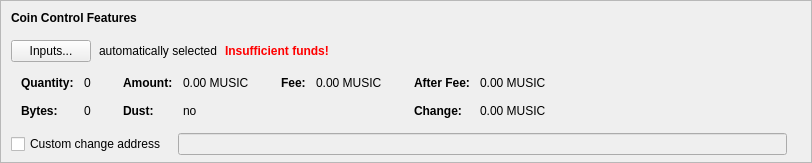
    <widget class="QFrame" name="frameCoinControl">
     <property name="sizePolicy">
      <sizepolicy hsizetype="Expanding" vsizetype="Expanding">
       <horstretch>0</horstretch>
       <verstretch>0</verstretch>
      </sizepolicy>
     </property>
     <property name="maximumSize">
      <size>
       <width>16777215</width>
       <height>16777215</height>
      </size>
     </property>
     <property name="frameShape">
      <enum>QFrame::StyledPanel</enum>
     </property>
     <property name="frameShadow">
      <enum>QFrame::Sunken</enum>
     </property>
     <layout class="QVBoxLayout" name="verticalLayoutCoinControl2">
      <property name="spacing">
       <number>0</number>
      </property>
      <property name="leftMargin">
       <number>0</number>
      </property>
      <property name="topMargin">
       <number>0</number>
      </property>
      <property name="rightMargin">
       <number>0</number>
      </property>
      <property name="bottomMargin">
       <number>6</number>
      </property>
      <item>
       <layout class="QVBoxLayout" name="verticalLayoutCoinControl" stretch="0,0,0,0,1">
        <property name="spacing">
         <number>0</number>
        </property>
        <property name="leftMargin">
         <number>10</number>
        </property>
        <property name="topMargin">
         <number>10</number>
        </property>
        <item>
         <layout class="QHBoxLayout" name="horizontalLayoutCoinControl1">
          <property name="bottomMargin">
           <number>15</number>
          </property>
          <item>
           <widget class="QLabel" name="labelCoinControlFeatures">
            <property name="sizePolicy">
             <sizepolicy hsizetype="Preferred" vsizetype="Maximum">
              <horstretch>0</horstretch>
              <verstretch>0</verstretch>
             </sizepolicy>
            </property>
            <property name="font">
             <font>
              <weight>75</weight>
              <bold>true</bold>
             </font>
            </property>
            <property name="styleSheet">
             <string notr="true">font-weight:bold;</string>
            </property>
            <property name="text">
             <string>Coin Control Features</string>
            </property>
           </widget>
          </item>
         </layout>
        </item>
        <item>
         <layout class="QHBoxLayout" name="horizontalLayoutCoinControl2" stretch="0,0,0,0">
          <property name="spacing">
           <number>8</number>
          </property>
          <property name="bottomMargin">
           <number>10</number>
          </property>
          <item>
           <widget class="QPushButton" name="pushButtonCoinControl">
            <property name="styleSheet">
             <string notr="true"/>
            </property>
            <property name="text">
             <string>Inputs...</string>
            </property>
            <property name="autoDefault">
             <bool>false</bool>
            </property>
           </widget>
          </item>
          <item>
           <widget class="QLabel" name="labelCoinControlAutomaticallySelected">
            <property name="text">
             <string>automatically selected</string>
            </property>
            <property name="margin">
             <number>5</number>
            </property>
           </widget>
          </item>
          <item>
           <widget class="QLabel" name="labelCoinControlInsuffFunds">
            <property name="font">
             <font>
              <weight>75</weight>
              <bold>true</bold>
             </font>
            </property>
            <property name="styleSheet">
             <string notr="true">color:red;font-weight:bold;</string>
            </property>
            <property name="text">
             <string>Insufficient funds!</string>
            </property>
            <property name="margin">
             <number>5</number>
            </property>
           </widget>
          </item>
          <item>
           <spacer name="horizontalSpacerCoinControl">
            <property name="orientation">
             <enum>Qt::Horizontal</enum>
            </property>
            <property name="sizeHint" stdset="0">
             <size>
              <width>40</width>
              <height>1</height>
             </size>
            </property>
           </spacer>
          </item>
         </layout>
        </item>
        <item>
         <widget class="QWidget" name="widgetCoinControl" native="true">
          <property name="sizePolicy">
           <sizepolicy hsizetype="Preferred" vsizetype="Preferred">
            <horstretch>0</horstretch>
            <verstretch>0</verstretch>
           </sizepolicy>
          </property>
          <property name="minimumSize">
           <size>
            <width>0</width>
            <height>0</height>
           </size>
          </property>
          <property name="styleSheet">
           <string notr="true"/>
          </property>
          <layout class="QHBoxLayout" name="horizontalLayoutCoinControl5">
           <property name="leftMargin">
            <number>0</number>
           </property>
           <property name="topMargin">
            <number>0</number>
           </property>
           <property name="rightMargin">
            <number>0</number>
           </property>
           <property name="bottomMargin">
            <number>0</number>
           </property>
           <item>
            <layout class="QHBoxLayout" name="horizontalLayoutCoinControl3" stretch="0,0,0,1">
             <property name="spacing">
              <number>20</number>
             </property>
             <property name="topMargin">
              <number>0</number>
             </property>
             <property name="bottomMargin">
              <number>10</number>
             </property>
             <item>
              <layout class="QFormLayout" name="formLayoutCoinControl1">
               <property name="horizontalSpacing">
                <number>10</number>
               </property>
               <property name="verticalSpacing">
                <number>14</number>
               </property>
               <property name="leftMargin">
                <number>10</number>
               </property>
               <property name="topMargin">
                <number>4</number>
               </property>
               <property name="rightMargin">
                <number>6</number>
               </property>
               <item row="0" column="0">
                <widget class="QLabel" name="labelCoinControlQuantityText">
                 <property name="font">
                  <font>
                   <weight>75</weight>
                   <bold>true</bold>
                  </font>
                 </property>
                 <property name="text">
                  <string>Quantity:</string>
                 </property>
                 <property name="margin">
                  <number>0</number>
                 </property>
                </widget>
               </item>
               <item row="0" column="1">
                <widget class="QLabel" name="labelCoinControlQuantity">
                 <property name="cursor">
                  <cursorShape>IBeamCursor</cursorShape>
                 </property>
                 <property name="contextMenuPolicy">
                  <enum>Qt::ActionsContextMenu</enum>
                 </property>
                 <property name="text">
                  <string notr="true">0</string>
                 </property>
                 <property name="margin">
                  <number>0</number>
                 </property>
                 <property name="textInteractionFlags">
                  <set>Qt::LinksAccessibleByMouse|Qt::TextSelectableByKeyboard|Qt::TextSelectableByMouse</set>
                 </property>
                </widget>
               </item>
               <item row="1" column="0">
                <widget class="QLabel" name="labelCoinControlBytesText">
                 <property name="font">
                  <font>
                   <weight>75</weight>
                   <bold>true</bold>
                  </font>
                 </property>
                 <property name="text">
                  <string>Bytes:</string>
                 </property>
                </widget>
               </item>
               <item row="1" column="1">
                <widget class="QLabel" name="labelCoinControlBytes">
                 <property name="cursor">
                  <cursorShape>IBeamCursor</cursorShape>
                 </property>
                 <property name="contextMenuPolicy">
                  <enum>Qt::ActionsContextMenu</enum>
                 </property>
                 <property name="text">
                  <string notr="true">0</string>
                 </property>
                 <property name="textInteractionFlags">
                  <set>Qt::LinksAccessibleByMouse|Qt::TextSelectableByKeyboard|Qt::TextSelectableByMouse</set>
                 </property>
                </widget>
               </item>
              </layout>
             </item>
             <item>
              <layout class="QFormLayout" name="formLayoutCoinControl2">
               <property name="horizontalSpacing">
                <number>10</number>
               </property>
               <property name="verticalSpacing">
                <number>14</number>
               </property>
               <property name="leftMargin">
                <number>6</number>
               </property>
               <property name="topMargin">
                <number>4</number>
               </property>
               <property name="rightMargin">
                <number>6</number>
               </property>
               <item row="0" column="0">
                <widget class="QLabel" name="labelCoinControlAmountText">
                 <property name="font">
                  <font>
                   <weight>75</weight>
                   <bold>true</bold>
                  </font>
                 </property>
                 <property name="text">
                  <string>Amount:</string>
                 </property>
                 <property name="margin">
                  <number>0</number>
                 </property>
                </widget>
               </item>
               <item row="0" column="1">
                <widget class="QLabel" name="labelCoinControlAmount">
                 <property name="cursor">
                  <cursorShape>IBeamCursor</cursorShape>
                 </property>
                 <property name="contextMenuPolicy">
                  <enum>Qt::ActionsContextMenu</enum>
                 </property>
                 <property name="text">
                  <string notr="true">0.00 MUSIC</string>
                 </property>
                 <property name="textInteractionFlags">
                  <set>Qt::LinksAccessibleByMouse|Qt::TextSelectableByKeyboard|Qt::TextSelectableByMouse</set>
                 </property>
                </widget>
               </item>
               <item row="1" column="0">
                <widget class="QLabel" name="labelCoinControlLowOutputText">
                 <property name="font">
                  <font>
                   <weight>75</weight>
                   <bold>true</bold>
                  </font>
                 </property>
                 <property name="text">
                  <string>Dust:</string>
                 </property>
                </widget>
               </item>
               <item row="1" column="1">
                <widget class="QLabel" name="labelCoinControlLowOutput">
                 <property name="cursor">
                  <cursorShape>IBeamCursor</cursorShape>
                 </property>
                 <property name="contextMenuPolicy">
                  <enum>Qt::ActionsContextMenu</enum>
                 </property>
                 <property name="text">
                  <string notr="true">no</string>
                 </property>
                 <property name="textInteractionFlags">
                  <set>Qt::LinksAccessibleByMouse|Qt::TextSelectableByKeyboard|Qt::TextSelectableByMouse</set>
                 </property>
                </widget>
               </item>
              </layout>
             </item>
             <item>
              <layout class="QFormLayout" name="formLayoutCoinControl3">
               <property name="horizontalSpacing">
                <number>10</number>
               </property>
               <property name="verticalSpacing">
                <number>14</number>
               </property>
               <property name="leftMargin">
                <number>6</number>
               </property>
               <property name="topMargin">
                <number>4</number>
               </property>
               <property name="rightMargin">
                <number>6</number>
               </property>
               <item row="0" column="0">
                <widget class="QLabel" name="labelCoinControlFeeText">
                 <property name="font">
                  <font>
                   <weight>75</weight>
                   <bold>true</bold>
                  </font>
                 </property>
                 <property name="text">
                  <string>Fee:</string>
                 </property>
                 <property name="margin">
                  <number>0</number>
                 </property>
                </widget>
               </item>
               <item row="0" column="1">
                <widget class="QLabel" name="labelCoinControlFee">
                 <property name="cursor">
                  <cursorShape>IBeamCursor</cursorShape>
                 </property>
                 <property name="contextMenuPolicy">
                  <enum>Qt::ActionsContextMenu</enum>
                 </property>
                 <property name="text">
                  <string notr="true">0.00 MUSIC</string>
                 </property>
                 <property name="textInteractionFlags">
                  <set>Qt::LinksAccessibleByMouse|Qt::TextSelectableByKeyboard|Qt::TextSelectableByMouse</set>
                 </property>
                </widget>
               </item>
              </layout>
             </item>
             <item>
              <layout class="QFormLayout" name="formLayoutCoinControl4">
               <property name="horizontalSpacing">
                <number>10</number>
               </property>
               <property name="verticalSpacing">
                <number>14</number>
               </property>
               <property name="leftMargin">
                <number>6</number>
               </property>
               <property name="topMargin">
                <number>4</number>
               </property>
               <property name="rightMargin">
                <number>6</number>
               </property>
               <item row="0" column="0">
                <widget class="QLabel" name="labelCoinControlAfterFeeText">
                 <property name="font">
                  <font>
                   <weight>75</weight>
                   <bold>true</bold>
                  </font>
                 </property>
                 <property name="text">
                  <string>After Fee:</string>
                 </property>
                 <property name="margin">
                  <number>0</number>
                 </property>
                </widget>
               </item>
               <item row="0" column="1">
                <widget class="QLabel" name="labelCoinControlAfterFee">
                 <property name="cursor">
                  <cursorShape>IBeamCursor</cursorShape>
                 </property>
                 <property name="contextMenuPolicy">
                  <enum>Qt::ActionsContextMenu</enum>
                 </property>
                 <property name="text">
                  <string notr="true">0.00 MUSIC</string>
                 </property>
                 <property name="textInteractionFlags">
                  <set>Qt::LinksAccessibleByMouse|Qt::TextSelectableByKeyboard|Qt::TextSelectableByMouse</set>
                 </property>
                </widget>
               </item>
               <item row="1" column="0">
                <widget class="QLabel" name="labelCoinControlChangeText">
                 <property name="font">
                  <font>
                   <weight>75</weight>
                   <bold>true</bold>
                  </font>
                 </property>
                 <property name="text">
                  <string>Change:</string>
                 </property>
                </widget>
               </item>
               <item row="1" column="1">
                <widget class="QLabel" name="labelCoinControlChange">
                 <property name="cursor">
                  <cursorShape>IBeamCursor</cursorShape>
                 </property>
                 <property name="contextMenuPolicy">
                  <enum>Qt::ActionsContextMenu</enum>
                 </property>
                 <property name="text">
                  <string notr="true">0.00 MUSIC</string>
                 </property>
                 <property name="textInteractionFlags">
                  <set>Qt::LinksAccessibleByMouse|Qt::TextSelectableByKeyboard|Qt::TextSelectableByMouse</set>
                 </property>
                </widget>
               </item>
              </layout>
             </item>
            </layout>
           </item>
          </layout>
         </widget>
        </item>
        <item>
         <layout class="QHBoxLayout" name="horizontalLayoutCoinControl4" stretch="0,0,0">
          <property name="spacing">
           <number>12</number>
          </property>
          <property name="sizeConstraint">
           <enum>QLayout::SetDefaultConstraint</enum>
          </property>
          <property name="topMargin">
           <number>5</number>
          </property>
          <property name="rightMargin">
           <number>5</number>
          </property>
          <item>
           <widget class="QCheckBox" name="checkBoxCoinControlChange">
            <property name="toolTip">
             <string>If this is activated, but the change address is empty or invalid, change will be sent to a newly generated address.</string>
            </property>
            <property name="text">
             <string>Custom change address</string>
            </property>
           </widget>
          </item>
          <item>
           <widget class="QValidatedLineEdit" name="lineEditCoinControlChange">
            <property name="enabled">
             <bool>false</bool>
            </property>
            <property name="sizePolicy">
             <sizepolicy hsizetype="Expanding" vsizetype="Fixed">
              <horstretch>0</horstretch>
              <verstretch>0</verstretch>
             </sizepolicy>
            </property>
           </widget>
          </item>
          <item>
           <widget class="QLabel" name="labelCoinControlChangeLabel">
            <property name="sizePolicy">
             <sizepolicy hsizetype="Preferred" vsizetype="Expanding">
              <horstretch>0</horstretch>
              <verstretch>0</verstretch>
             </sizepolicy>
            </property>
            <property name="minimumSize">
             <size>
              <width>0</width>
              <height>0</height>
             </size>
            </property>
            <property name="text">
             <string/>
            </property>
            <property name="margin">
             <number>3</number>
            </property>
           </widget>
          </item>
         </layout>
        </item>
        <item>
         <spacer name="verticalSpacerCoinControl">
          <property name="orientation">
           <enum>Qt::Vertical</enum>
          </property>
          <property name="sizeHint" stdset="0">
           <size>
            <width>800</width>
            <height>1</height>
           </size>
          </property>
         </spacer>
        </item>
       </layout>
      </item>
     </layout>
    </widget>
